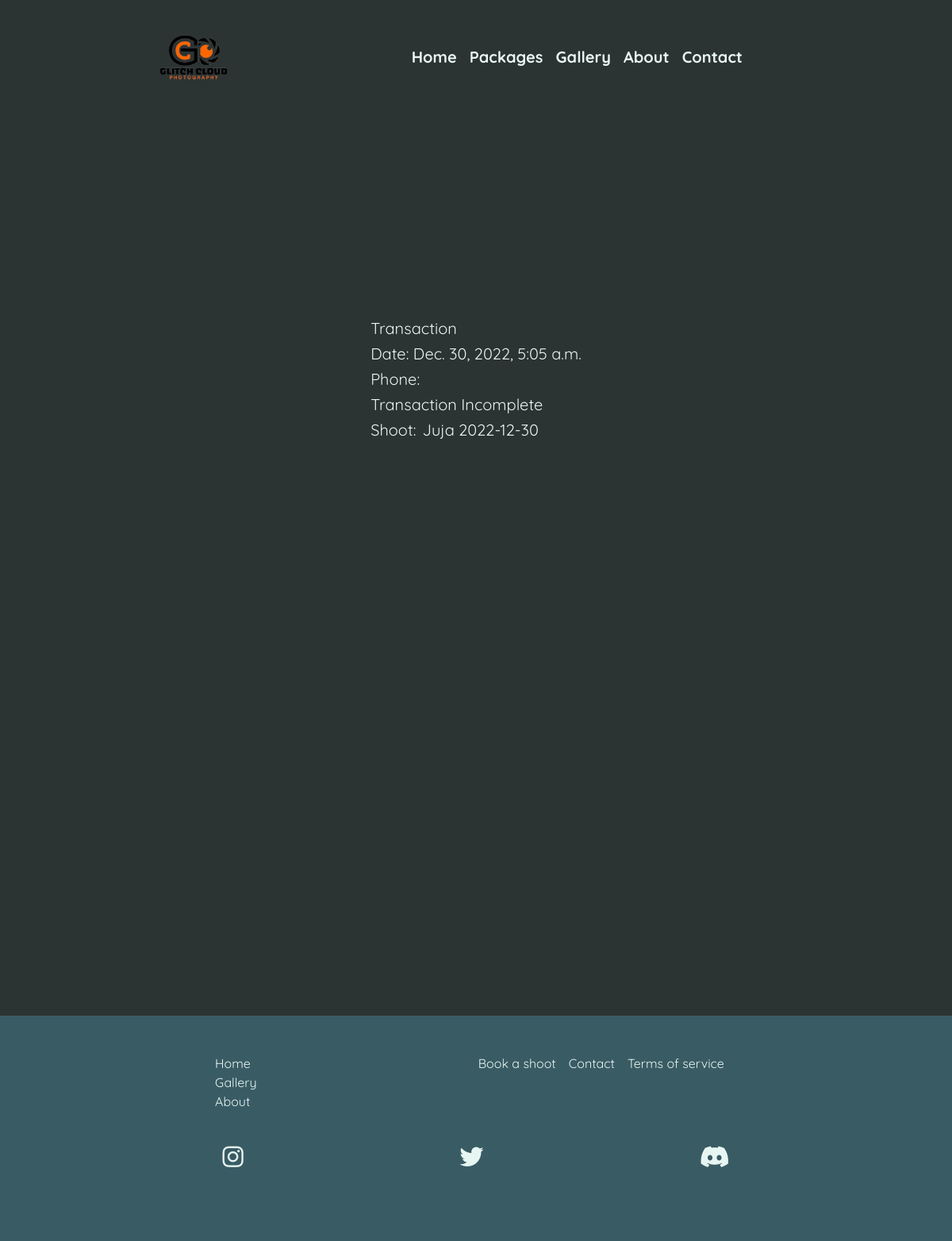
Page /dashboard/transaction/8 (signed in) on the earlier database version.
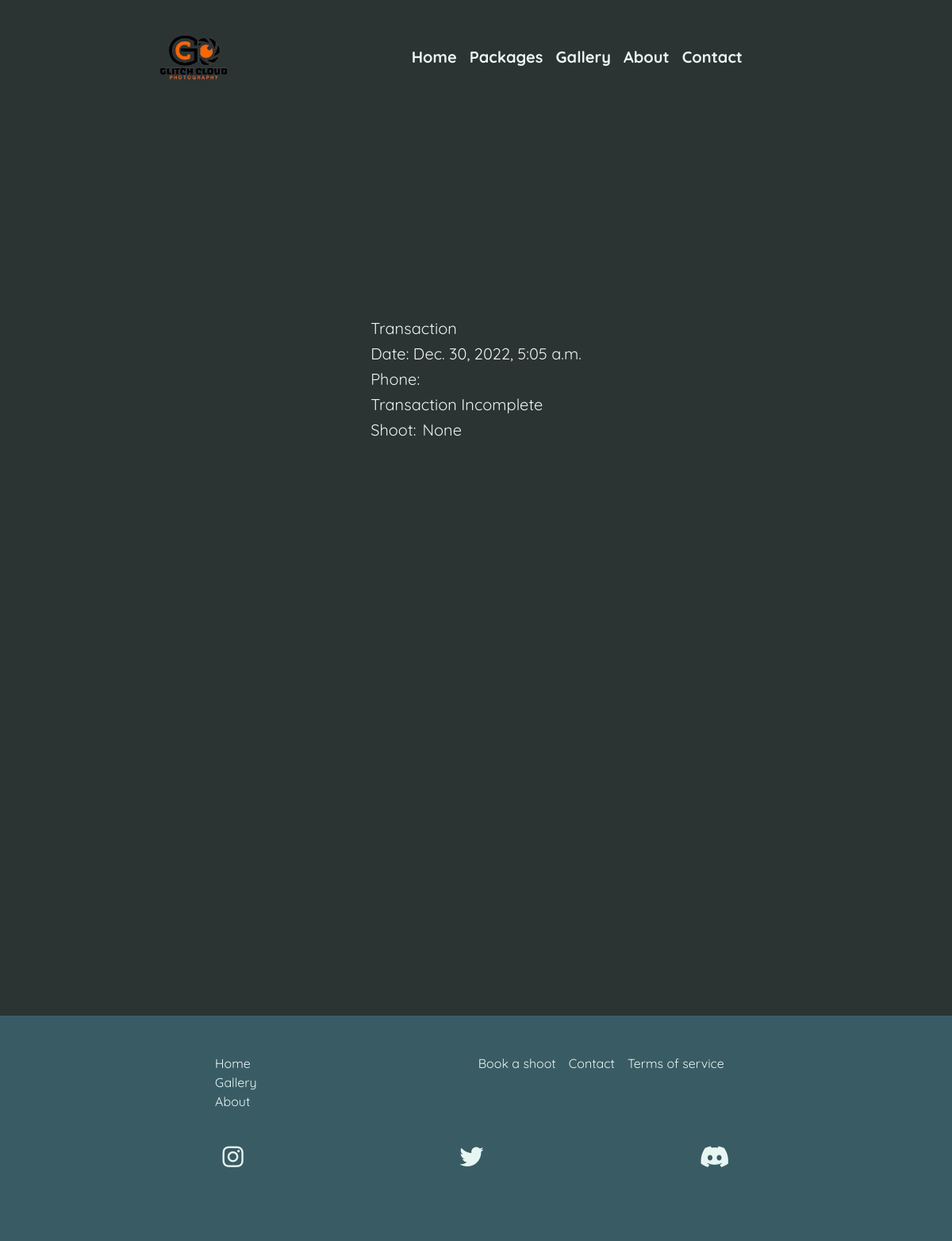
Same page on the later database version.
### shop/models.py (models this page shows, shortened)
class Transaction(models.Model):
    order_tracking_id = models.CharField(max_length=50, null=True)
    shoot = models.ForeignKey(Shoot, on_delete=models.SET_NULL, null=True)
    date = models.DateTimeField(auto_now_add=True)
    payment_method = models.CharField(max_length=30, null=True)
    amount = models.DecimalField(max_digits=7, decimal_places=2, null=True)
    confirmation_code = models.CharField(max_length=30, null=True)
    payment_status = models.CharField(max_length=20, null=True)
    payment_status_description = models.CharField(max_length=50, null=True)
    payment_currency = models.CharField(max_length=5, null=True)

class Shoot(models.Model):
    client = models.ForeignKey(Client, on_delete=models.SET_NULL, null=True)
    date = models.DateField()
    location = models.CharField(max_length=25)
    description = models.CharField(max_length=300)
    booked = models.BooleanField(default=False)
    cost = models.DecimalField(max_digits=7, decimal_places=2, default=0.00)
    complete = models.BooleanField(default=False)
    booked_services = models.ManyToManyField(BookedService)
    def __str__(self):
        return self.location + ' ' + str(self.date)

### dashboard/views.py (the view)
# urls.py: path("transaction/<pk>", TransactionDetail.as_view(), name="transaction-detail"),
class TransactionDetail(LoginRequiredMixin, DetailView):
    model = Transaction
    template_name: str = "transaction.html"
    context_object_name: str = "transaction"

### dashboard/templates/transaction.html
{% extends 'base.html' %}
{% block content %}
<section class="shoot-detail min-h-screen md:flex md:justify-evenly mt-20">
    <div class="flex flex-col items-start text-xl">
        <h1 class="text-xl mb-1">Transaction {{transaction.request_id}}</h1>
        <p class="mb-1">Date: {{transaction.date}}</p>
        <p class="mb-1">Phone: {{transaction.phone_number}}</p>
        {% if transaction.complete %}
        <p class="mb-1">Amount: ksh {{transaction.amount}}</p>
        <p>Receipt: {{transaction.receipt_number}}</p>
        {% else %}
        <p  class="mb-1">Transaction Incomplete</p>
        {% endif %}
        <div class="flex mb-1">
            <p class="mr-2">Shoot: </p><a class="hover:text-textSecondary" href="/dashboard/shoot/{{transaction.shoot.id}}">{{transaction.shoot}}</a>
        </div>
    </div>
</section>
{% endblock %}

Differences in the rows shown:
changed Transaction: shoot "Juja 2022-12-30" → "None"
